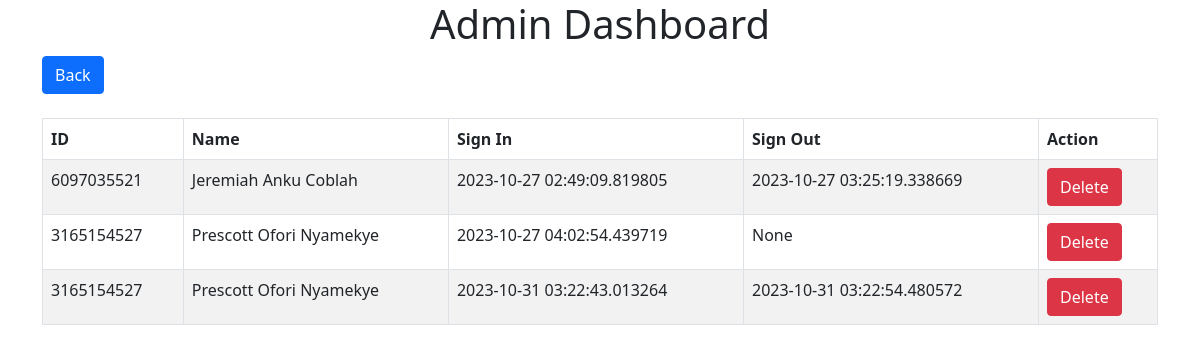
Before: /allinternsrecords with the older database file.
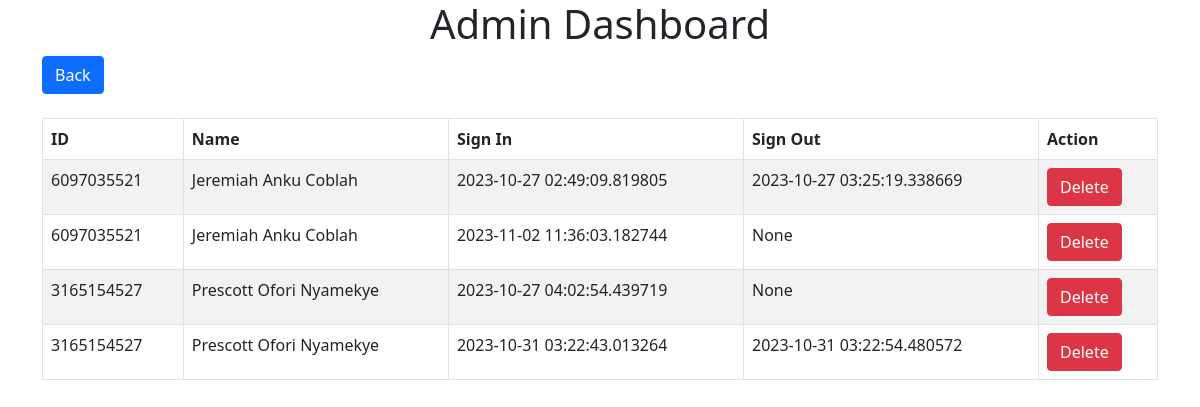
After: the same page with the newer database file.
### models.py (models this page shows, shortened)
class CustomBase(Base):
    __abstract__ = True
    id = Column(Integer, primary_key=True, default=current_id)

class Attendance(CustomBase):
    __tablename__ = "attendance"
    id = Column(Integer, primary_key=True, index=True)
    user_id=Column(Integer,ForeignKey('users.id'))
    sign_in_time = Column(DateTime, nullable=True)  # Timestamp for sign-in (mandatory)
    sign_out_time = Column(DateTime, nullable=True)   # Timestamp for sign-out (nullable)
    sign_in_date = Column(String(50), nullable=True)
    sign_out_date = Column(String(50), nullable=True)
    user = relationship("User", back_populates="attendances")

class User(CustomBase):
    __tablename__ = 'users'
    name = Column(String(150))
    contact = Column(Integer)
    department_Assigned = Column(String(150))
    attendances = relationship("Attendance", back_populates="user")

### main.py (the view)
@app.get("/allinternsrecords")
async def allinternsrecords(request: Request,db:Session=Depends(get_db)):
    attendance= db.query(models.Attendance).order_by(models.Attendance.user_id.desc())
    return templates.TemplateResponse("allinterns.html", {"request": request,"attendance":attendance})

### templates/allinterns.html
{% extends 'base.html' %}
{% block content %}
<div class="row">
    <div class="col-12">
        <a href="/" class="btn btn-primary">Back</a>
        <br><br>
        <table class="table table-bordered table-striped">
            <thead>
                <tr>
                    <th>ID</th>
                    <th>Name</th>
                    <th>Sign In </th>
                    <th>Sign Out</th>
                    <th>Action</th>
                </tr>
            </thead>
            <tbody>
                {% for rs in attendance %}
                    <tr>
                        <td>{{ rs.user_id }}</td>
                        <td>{{ rs.user.name }}</td>
                        <td>{{ rs.sign_in_time }}</td>
                        <td>{{ rs.sign_out_time}}</td>
                        <td>
                         <a href="delete/{{ rs.id }}" class="btn btn-danger">Delete</a>
                        </td>
                    </tr>
                {% endfor %}
            </tbody>
        </table>
    </div>
</div>
{% endblock content %}

Changed rows visible on the page:
added Attendance: user_id "6097035521", user.name "Jeremiah Anku Coblah", sign_in_time "2023-11-02 11:36:03.182744", sign_out_time "None"
